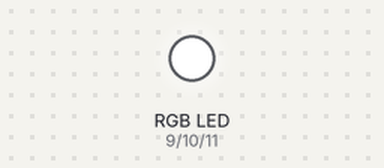
Recording of a sketch running on a simulated Arduino Uno, built with avr-gcc and run on an emulated ATmega328P. Shown: an RGB LED mixed from three pins (HIGH = lit). Dim RGB values are drawn brighter than linear; random numbers use the default seed unless the sketch sets one.

Above: at 0.05 s.
At 4.75 s:
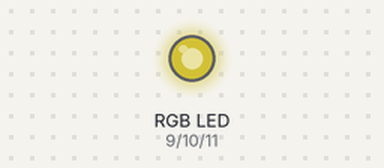
At 10.05 s:
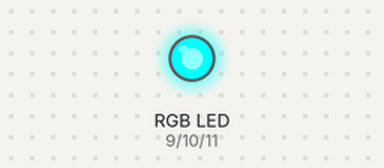
At 19.96 s:
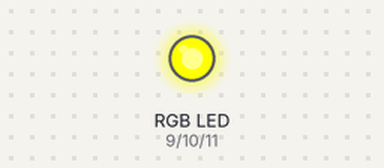
At 29.97 s:
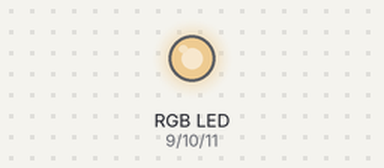
At 39.88 s:
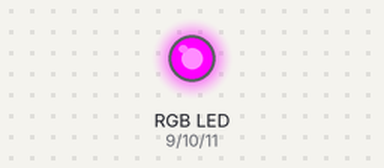
Timing chart, 0 to 40.0 s (numbered marks = the images above):
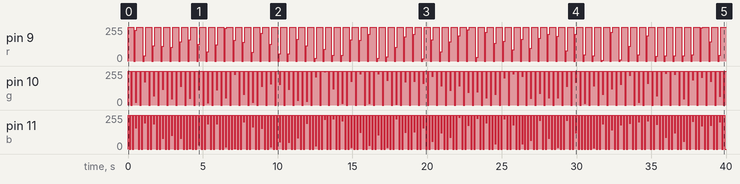

The sketch:

rgb_led_random_color.ino
```cpp
int r = 9;
int g = 10;
int b = 11;
int bekleme = 100;
void setup() {
  pinMode(r, OUTPUT);
  pinMode(g, OUTPUT);
  pinMode(b, OUTPUT);


}

void loop() {

analogWrite(r,255); //9 numaralı pwm pinini 255 değerine eşitledik
analogWrite(g,255); //10 numaralı pwm pinini 255 değerine eşitledik
analogWrite(b,255); //11 numaralı pwm pinini 255 değerine eşitledik
delay(bekleme);

analogWrite(r,255);
analogWrite(g,255);
analogWrite(b,0);
delay(bekleme);

analogWrite(r,255);
analogWrite(g,0);
analogWrite(b,255);
delay(bekleme);

analogWrite(r,255);
analogWrite(g,255);
analogWrite(b,0);
delay(bekleme);

analogWrite(r,0);
analogWrite(g,255);
analogWrite(b,255);
delay(bekleme);

analogWrite(r,random(0,255));
analogWrite(g,random(0,255));
analogWrite(b,random(0,255));
delay(bekleme);
}
```

Measured:
- by itself, pin 9 (r): ramps from 0/255 to 255/255 and jumps back, once every 0.60 s
- by itself, pin 11 (b): 0/255 → 255/255 at 0.00 s, → 0/255 0.10 s later, → 255/255 0.10 s later, → 0/255 0.10 s later, … (400 changes in this stretch)
